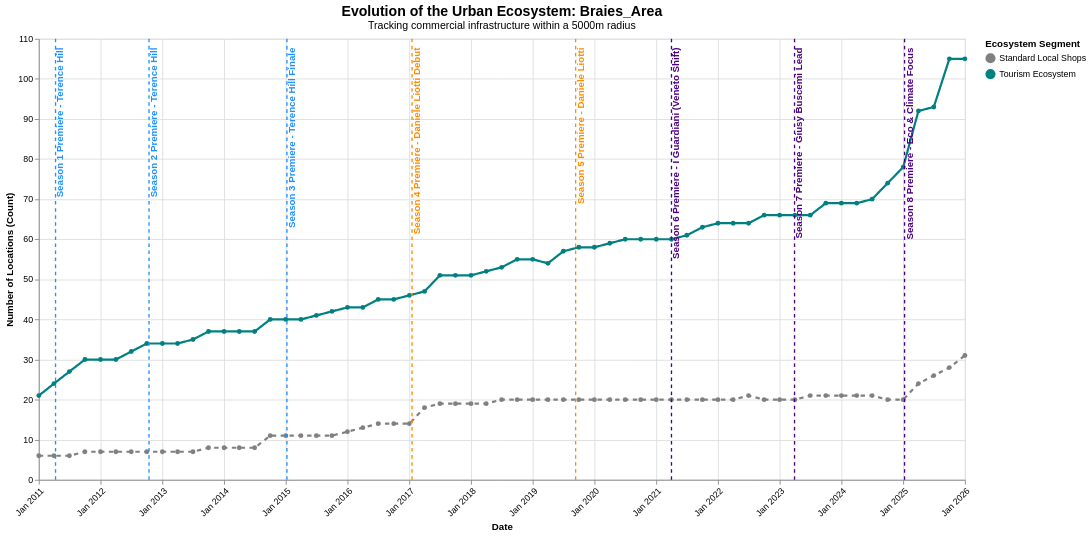

Vega-Lite specification for this chart:
### Vega-Lite specification from a JSON file in a GitHub repository (floating-point values rounded to 4 significant figures)
{"config": {"view": {"continuousWidth": 300, "continuousHeight": 300}}, "layer": [{"data": {"name": "data-8c25a8d44e4b97852d0dcd1094816e8d"}, "mark": {"type": "line", "point": true, "strokeWidth": 2.5}, "encoding": {"color": {"field": "Category", "legend": {"orient": "right", "title": "Ecosystem Segment"}, "scale": {"domain": ["Standard Local Shops", "Tourism Ecosystem"], "range": ["gray", "teal"]}, "type": "nominal"}, "strokeDash": {"field": "Category", "legend": null, "scale": {"domain": ["Standard Local Shops", "Tourism Ecosystem"], "range": [[5, 5], [1, 0]]}, "type": "nominal"}, "tooltip": [{"field": "timestamp", "format": "%b %Y", "title": "Date", "type": "temporal"}, {"field": "Category", "title": "Segment", "type": "nominal"}, {"field": "value", "title": "Active Locations", "type": "quantitative"}], "x": {"axis": {"format": "%b %Y", "labelAngle": -45}, "field": "timestamp", "title": "Date", "type": "temporal"}, "y": {"field": "value", "title": "Number of Locations (Count)", "type": "quantitative"}}, "name": "view_3eb5a60c94a5673b_0"}, {"data": {"name": "data-cb21967e2dac776f09fc5592df03dd86"}, "mark": {"type": "rule", "size": 1.5, "strokeDash": [4, 4]}, "encoding": {"color": {"field": "Color", "scale": null, "type": "nominal"}, "x": {"field": "Date", "type": "temporal"}}}, {"data": {"name": "data-cb21967e2dac776f09fc5592df03dd86"}, "mark": {"type": "text", "align": "right", "angle": 270, "baseline": "top", "dx": 5, "fontSize": 11, "fontWeight": "bold"}, "encoding": {"color": {"field": "Color", "scale": null, "type": "nominal"}, "text": {"field": "Event", "type": "nominal"}, "x": {"field": "Date", "type": "temporal"}, "y": {"value": 15}}}], "height": 500, "title": {"text": "Evolution of the Urban Ecosystem: Braies_Area", "fontSize": 16, "subtitle": "Tracking commercial infrastructure within a 5000m radius", "subtitleFontSize": 12}, "width": 1050, "$schema": "https://vega.github.io/schema/vega-lite/v6.4.1.json", "datasets": {"data-8c25a8d44e4b97852d0dcd1094816e8d": [{"timestamp": "2011-01-01T00:00:00", "is_tourist_related": false, "value": 6.0, "Category": "Standard Local Shops"}, {"timestamp": "2011-01-01T00:00:00", "is_tourist_related": true, "value": 21.0, "Category": "Tourism Ecosystem"}, {"timestamp": "2011-04-01T00:00:00", "is_tourist_related": false, "value": 6.0, "Category": "Standard Local Shops"}, {"timestamp": "2011-04-01T00:00:00", "is_tourist_related": true, "value": 24.0, "Category": "Tourism Ecosystem"}, {"timestamp": "2011-07-01T00:00:00", "is_tourist_related": false, "value": 6.0, "Category": "Standard Local Shops"}, {"timestamp": "2011-07-01T00:00:00", "is_tourist_related": true, "value": 27.0, "Category": "Tourism Ecosystem"}, {"timestamp": "2011-10-01T00:00:00", "is_tourist_related": false, "value": 7.0, "Category": "Standard Local Shops"}, {"timestamp": "2011-10-01T00:00:00", "is_tourist_related": true, "value": 30.0, "Category": "Tourism Ecosystem"}, {"timestamp": "2012-01-01T00:00:00", "is_tourist_related": false, "value": 7.0, "Category": "Standard Local Shops"}, {"timestamp": "2012-01-01T00:00:00", "is_tourist_related": true, "value": 30.0, "Category": "Tourism Ecosystem"}, {"timestamp": "2012-04-01T00:00:00", "is_tourist_related": false, "value": 7.0, "Category": "Standard Local Shops"}, {"timestamp": "2012-04-01T00:00:00", "is_tourist_related": true, "value": 30.0, "Category": "Tourism Ecosystem"}, {"timestamp": "2012-07-01T00:00:00", "is_tourist_related": false, "value": 7.0, "Category": "Standard Local Shops"}, {"timestamp": "2012-07-01T00:00:00", "is_tourist_related": true, "value": 32.0, "Category": "Tourism Ecosystem"}, {"timestamp": "2012-10-01T00:00:00", "is_tourist_related": false, "value": 7.0, "Category": "Standard Local Shops"}, {"timestamp": "2012-10-01T00:00:00", "is_tourist_related": true, "value": 34.0, "Category": "Tourism Ecosystem"}, {"timestamp": "2013-01-01T00:00:00", "is_tourist_related": false, "value": 7.0, "Category": "Standard Local Shops"}, {"timestamp": "2013-01-01T00:00:00", "is_tourist_related": true, "value": 34.0, "Category": "Tourism Ecosystem"}, {"timestamp": "2013-04-01T00:00:00", "is_tourist_related": false, "value": 7.0, "Category": "Standard Local Shops"}, {"timestamp": "2013-04-01T00:00:00", "is_tourist_related": true, "value": 34.0, "Category": "Tourism Ecosystem"}, {"timestamp": "2013-07-01T00:00:00", "is_tourist_related": false, "value": 7.0, "Category": "Standard Local Shops"}, {"timestamp": "2013-07-01T00:00:00", "is_tourist_related": true, "value": 35.0, "Category": "Tourism Ecosystem"}, {"timestamp": "2013-10-01T00:00:00", "is_tourist_related": false, "value": 8.0, "Category": "Standard Local Shops"}, {"timestamp": "2013-10-01T00:00:00", "is_tourist_related": true, "value": 37.0, "Category": "Tourism Ecosystem"}, {"timestamp": "2014-01-01T00:00:00", "is_tourist_related": false, "value": 8.0, "Category": "Standard Local Shops"}, {"timestamp": "2014-01-01T00:00:00", "is_tourist_related": true, "value": 37.0, "Category": "Tourism Ecosystem"}, {"timestamp": "2014-04-01T00:00:00", "is_tourist_related": false, "value": 8.0, "Category": "Standard Local Shops"}, {"timestamp": "2014-04-01T00:00:00", "is_tourist_related": true, "value": 37.0, "Category": "Tourism Ecosystem"}, {"timestamp": "2014-07-01T00:00:00", "is_tourist_related": false, "value": 8.0, "Category": "Standard Local Shops"}, {"timestamp": "2014-07-01T00:00:00", "is_tourist_related": true, "value": 37.0, "Category": "Tourism Ecosystem"}, {"timestamp": "2014-10-01T00:00:00", "is_tourist_related": false, "value": 11.0, "Category": "Standard Local Shops"}, {"timestamp": "2014-10-01T00:00:00", "is_tourist_related": true, "value": 40.0, "Category": "Tourism Ecosystem"}, {"timestamp": "2015-01-01T00:00:00", "is_tourist_related": false, "value": 11.0, "Category": "Standard Local Shops"}, {"timestamp": "2015-01-01T00:00:00", "is_tourist_related": true, "value": 40.0, "Category": "Tourism Ecosystem"}, {"timestamp": "2015-04-01T00:00:00", "is_tourist_related": false, "value": 11.0, "Category": "Standard Local Shops"}, {"timestamp": "2015-04-01T00:00:00", "is_tourist_related": true, "value": 40.0, "Category": "Tourism Ecosystem"}, {"timestamp": "2015-07-01T00:00:00", "is_tourist_related": false, "value": 11.0, "Category": "Standard Local Shops"}, {"timestamp": "2015-07-01T00:00:00", "is_tourist_related": true, "value": 41.0, "Category": "Tourism Ecosystem"}, {"timestamp": "2015-10-01T00:00:00", "is_tourist_related": false, "value": 11.0, "Category": "Standard Local Shops"}, {"timestamp": "2015-10-01T00:00:00", "is_tourist_related": true, "value": 42.0, "Category": "Tourism Ecosystem"}, {"timestamp": "2016-01-01T00:00:00", "is_tourist_related": false, "value": 12.0, "Category": "Standard Local Shops"}, {"timestamp": "2016-01-01T00:00:00", "is_tourist_related": true, "value": 43.0, "Category": "Tourism Ecosystem"}, {"timestamp": "2016-04-01T00:00:00", "is_tourist_related": false, "value": 13.0, "Category": "Standard Local Shops"}, {"timestamp": "2016-04-01T00:00:00", "is_tourist_related": true, "value": 43.0, "Category": "Tourism Ecosystem"}, {"timestamp": "2016-07-01T00:00:00", "is_tourist_related": false, "value": 14.0, "Category": "Standard Local Shops"}, {"timestamp": "2016-07-01T00:00:00", "is_tourist_related": true, "value": 45.0, "Category": "Tourism Ecosystem"}, {"timestamp": "2016-10-01T00:00:00", "is_tourist_related": false, "value": 14.0, "Category": "Standard Local Shops"}, {"timestamp": "2016-10-01T00:00:00", "is_tourist_related": true, "value": 45.0, "Category": "Tourism Ecosystem"}, {"timestamp": "2017-01-01T00:00:00", "is_tourist_related": false, "value": 14.0, "Category": "Standard Local Shops"}, {"timestamp": "2017-01-01T00:00:00", "is_tourist_related": true, "value": 46.0, "Category": "Tourism Ecosystem"}, {"timestamp": "2017-04-01T00:00:00", "is_tourist_related": false, "value": 18.0, "Category": "Standard Local Shops"}, {"timestamp": "2017-04-01T00:00:00", "is_tourist_related": true, "value": 47.0, "Category": "Tourism Ecosystem"}, {"timestamp": "2017-07-01T00:00:00", "is_tourist_related": false, "value": 19.0, "Category": "Standard Local Shops"}, {"timestamp": "2017-07-01T00:00:00", "is_tourist_related": true, "value": 51.0, "Category": "Tourism Ecosystem"}, {"timestamp": "2017-10-01T00:00:00", "is_tourist_related": false, "value": 19.0, "Category": "Standard Local Shops"}, {"timestamp": "2017-10-01T00:00:00", "is_tourist_related": true, "value": 51.0, "Category": "Tourism Ecosystem"}, {"timestamp": "2018-01-01T00:00:00", "is_tourist_related": false, "value": 19.0, "Category": "Standard Local Shops"}, {"timestamp": "2018-01-01T00:00:00", "is_tourist_related": true, "value": 51.0, "Category": "Tourism Ecosystem"}, {"timestamp": "2018-04-01T00:00:00", "is_tourist_related": false, "value": 19.0, "Category": "Standard Local Shops"}, {"timestamp": "2018-04-01T00:00:00", "is_tourist_related": true, "value": 52.0, "Category": "Tourism Ecosystem"}, {"timestamp": "2018-07-01T00:00:00", "is_tourist_related": false, "value": 20.0, "Category": "Standard Local Shops"}, {"timestamp": "2018-07-01T00:00:00", "is_tourist_related": true, "value": 53.0, "Category": "Tourism Ecosystem"}, {"timestamp": "2018-10-01T00:00:00", "is_tourist_related": false, "value": 20.0, "Category": "Standard Local Shops"}, {"timestamp": "2018-10-01T00:00:00", "is_tourist_related": true, "value": 55.0, "Category": "Tourism Ecosystem"}, {"timestamp": "2019-01-01T00:00:00", "is_tourist_related": false, "value": 20.0, "Category": "Standard Local Shops"}, {"timestamp": "2019-01-01T00:00:00", "is_tourist_related": true, "value": 55.0, "Category": "Tourism Ecosystem"}, {"timestamp": "2019-04-01T00:00:00", "is_tourist_related": false, "value": 20.0, "Category": "Standard Local Shops"}, {"timestamp": "2019-04-01T00:00:00", "is_tourist_related": true, "value": 54.0, "Category": "Tourism Ecosystem"}, {"timestamp": "2019-07-01T00:00:00", "is_tourist_related": false, "value": 20.0, "Category": "Standard Local Shops"}, {"timestamp": "2019-07-01T00:00:00", "is_tourist_related": true, "value": 57.0, "Category": "Tourism Ecosystem"}, {"timestamp": "2019-10-01T00:00:00", "is_tourist_related": false, "value": 20.0, "Category": "Standard Local Shops"}, {"timestamp": "2019-10-01T00:00:00", "is_tourist_related": true, "value": 58.0, "Category": "Tourism Ecosystem"}, {"timestamp": "2020-01-01T00:00:00", "is_tourist_related": false, "value": 20.0, "Category": "Standard Local Shops"}, {"timestamp": "2020-01-01T00:00:00", "is_tourist_related": true, "value": 58.0, "Category": "Tourism Ecosystem"}, {"timestamp": "2020-04-01T00:00:00", "is_tourist_related": false, "value": 20.0, "Category": "Standard Local Shops"}, {"timestamp": "2020-04-01T00:00:00", "is_tourist_related": true, "value": 59.0, "Category": "Tourism Ecosystem"}, {"timestamp": "2020-07-01T00:00:00", "is_tourist_related": false, "value": 20.0, "Category": "Standard Local Shops"}, {"timestamp": "2020-07-01T00:00:00", "is_tourist_related": true, "value": 60.0, "Category": "Tourism Ecosystem"}, {"timestamp": "2020-10-01T00:00:00", "is_tourist_related": false, "value": 20.0, "Category": "Standard Local Shops"}, {"timestamp": "2020-10-01T00:00:00", "is_tourist_related": true, "value": 60.0, "Category": "Tourism Ecosystem"}, {"timestamp": "2021-01-01T00:00:00", "is_tourist_related": false, "value": 20.0, "Category": "Standard Local Shops"}, {"timestamp": "2021-01-01T00:00:00", "is_tourist_related": true, "value": 60.0, "Category": "Tourism Ecosystem"}, {"timestamp": "2021-04-01T00:00:00", "is_tourist_related": false, "value": 20.0, "Category": "Standard Local Shops"}, {"timestamp": "2021-04-01T00:00:00", "is_tourist_related": true, "value": 60.0, "Category": "Tourism Ecosystem"}, {"timestamp": "2021-07-01T00:00:00", "is_tourist_related": false, "value": 20.0, "Category": "Standard Local Shops"}, {"timestamp": "2021-07-01T00:00:00", "is_tourist_related": true, "value": 61.0, "Category": "Tourism Ecosystem"}, {"timestamp": "2021-10-01T00:00:00", "is_tourist_related": false, "value": 20.0, "Category": "Standard Local Shops"}, {"timestamp": "2021-10-01T00:00:00", "is_tourist_related": true, "value": 63.0, "Category": "Tourism Ecosystem"}, {"timestamp": "2022-01-01T00:00:00", "is_tourist_related": false, "value": 20.0, "Category": "Standard Local Shops"}, {"timestamp": "2022-01-01T00:00:00", "is_tourist_related": true, "value": 64.0, "Category": "Tourism Ecosystem"}, {"timestamp": "2022-04-01T00:00:00", "is_tourist_related": false, "value": 20.0, "Category": "Standard Local Shops"}, {"timestamp": "2022-04-01T00:00:00", "is_tourist_related": true, "value": 64.0, "Category": "Tourism Ecosystem"}, {"timestamp": "2022-07-01T00:00:00", "is_tourist_related": false, "value": 21.0, "Category": "Standard Local Shops"}, {"timestamp": "2022-07-01T00:00:00", "is_tourist_related": true, "value": 64.0, "Category": "Tourism Ecosystem"}, {"timestamp": "2022-10-01T00:00:00", "is_tourist_related": false, "value": 20.0, "Category": "Standard Local Shops"}, {"timestamp": "2022-10-01T00:00:00", "is_tourist_related": true, "value": 66.0, "Category": "Tourism Ecosystem"}, {"timestamp": "2023-01-01T00:00:00", "is_tourist_related": false, "value": 20.0, "Category": "Standard Local Shops"}, {"timestamp": "2023-01-01T00:00:00", "is_tourist_related": true, "value": 66.0, "Category": "Tourism Ecosystem"}, {"timestamp": "2023-04-01T00:00:00", "is_tourist_related": false, "value": 20.0, "Category": "Standard Local Shops"}, {"timestamp": "2023-04-01T00:00:00", "is_tourist_related": true, "value": 66.0, "Category": "Tourism Ecosystem"}, {"timestamp": "2023-07-01T00:00:00", "is_tourist_related": false, "value": 21.0, "Category": "Standard Local Shops"}, {"timestamp": "2023-07-01T00:00:00", "is_tourist_related": true, "value": 66.0, "Category": "Tourism Ecosystem"}, {"timestamp": "2023-10-01T00:00:00", "is_tourist_related": false, "value": 21.0, "Category": "Standard Local Shops"}, {"timestamp": "2023-10-01T00:00:00", "is_tourist_related": true, "value": 69.0, "Category": "Tourism Ecosystem"}, {"timestamp": "2024-01-01T00:00:00", "is_tourist_related": false, "value": 21.0, "Category": "Standard Local Shops"}, {"timestamp": "2024-01-01T00:00:00", "is_tourist_related": true, "value": 69.0, "Category": "Tourism Ecosystem"}, {"timestamp": "2024-04-01T00:00:00", "is_tourist_related": false, "value": 21.0, "Category": "Standard Local Shops"}, {"timestamp": "2024-04-01T00:00:00", "is_tourist_related": true, "value": 69.0, "Category": "Tourism Ecosystem"}, {"timestamp": "2024-07-01T00:00:00", "is_tourist_related": false, "value": 21.0, "Category": "Standard Local Shops"}, {"timestamp": "2024-07-01T00:00:00", "is_tourist_related": true, "value": 70.0, "Category": "Tourism Ecosystem"}, {"timestamp": "2024-10-01T00:00:00", "is_tourist_related": false, "value": 20.0, "Category": "Standard Local Shops"}, {"timestamp": "2024-10-01T00:00:00", "is_tourist_related": true, "value": 74.0, "Category": "Tourism Ecosystem"}, {"timestamp": "2025-01-01T00:00:00", "is_tourist_related": false, "value": 20.0, "Category": "Standard Local Shops"}, {"timestamp": "2025-01-01T00:00:00", "is_tourist_related": true, "value": 78.0, "Category": "Tourism Ecosystem"}, {"timestamp": "2025-04-01T00:00:00", "is_tourist_related": false, "value": 24.0, "Category": "Standard Local Shops"}, {"timestamp": "2025-04-01T00:00:00", "is_tourist_related": true, "value": 92.0, "Category": "Tourism Ecosystem"}, {"timestamp": "2025-07-01T00:00:00", "is_tourist_related": false, "value": 26.0, "Category": "Standard Local Shops"}, {"timestamp": "2025-07-01T00:00:00", "is_tourist_related": true, "value": 93.0, "Category": "Tourism Ecosystem"}, {"timestamp": "2025-10-01T00:00:00", "is_tourist_related": false, "value": 28.0, "Category": "Standard Local Shops"}, {"timestamp": "2025-10-01T00:00:00", "is_tourist_related": true, "value": 105.0, "Category": "Tourism Ecosystem"}, {"timestamp": "2026-01-01T00:00:00", "is_tourist_related": false, "value": 31.0, "Category": "Standard Local Shops"}, {"timestamp": "2026-01-01T00:00:00", "is_tourist_related": true, "value": 105.0, "Category": "Tourism Ecosystem"}], "data-cb21967e2dac776f09fc5592df03dd86": [{"Date": "2011-04-10T00:00:00", "Event": "Season 1 Premiere - Terence Hill", "Color": "#1E90FF"}, {"Date": "2012-10-14T00:00:00", "Event": "Season 2 Premiere - Terence Hill", "Color": "#1E90FF"}, {"Date": "2015-01-08T00:00:00", "Event": "Season 3 Premiere - Terence Hill Finale", "Color": "#1E90FF"}, {"Date": "2017-01-17T00:00:00", "Event": "Season 4 Premiere - Daniele Liotti Debut", "Color": "#FF8C00"}, {"Date": "2019-09-12T00:00:00", "Event": "Season 5 Premiere - Daniele Liotti", "Color": "#FF8C00"}, {"Date": "2021-04-01T00:00:00", "Event": "Season 6 Premiere - I Guardiani (Veneto Shift)", "Color": "#4B0082"}, {"Date": "2023-03-30T00:00:00", "Event": "Season 7 Premiere - Giusy Buscemi Lead", "Color": "#4B0082"}, {"Date": "2025-01-09T00:00:00", "Event": "Season 8 Premiere - Eco & Climate Focus", "Color": "#4B0082"}]}}
